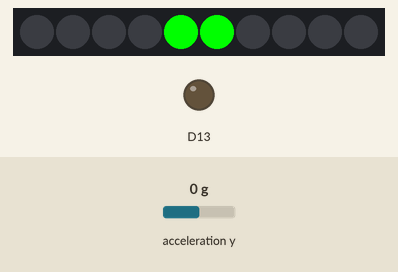
The sketch below on a simulated Adafruit Circuit Playground Express. Parts: 10 RGB LEDs in strip order, left to right, output pins drawn as LEDs (lit = HIGH). The test bench sets the inputs (shaded band); at power-on: acceleration y 0 g.

Above: at 1.2 s.
1.3 s: acceleration y set to -1.4 g
At 1.6 s:
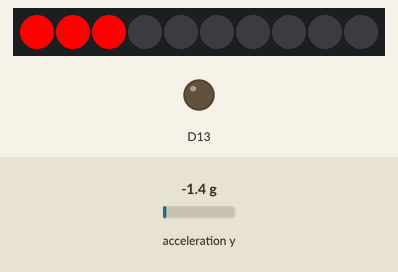
4.3 s: acceleration y set to 0.8 g
At 4.7 s:
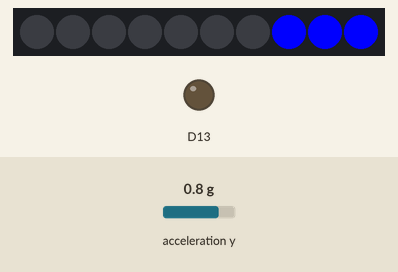
7.3 s: acceleration y set to 0 g
At 7.8 s:
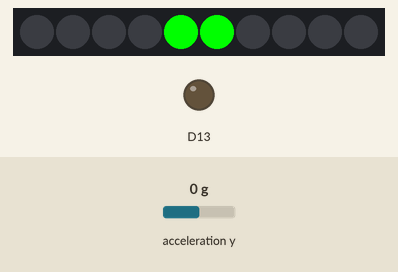
8.8 s: acceleration y set to -0.8 g
At 9.1 s:
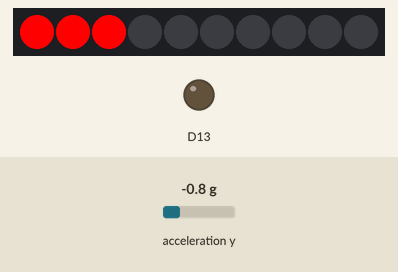
11.8 s: acceleration y set to 1.4 g
At 12.2 s:
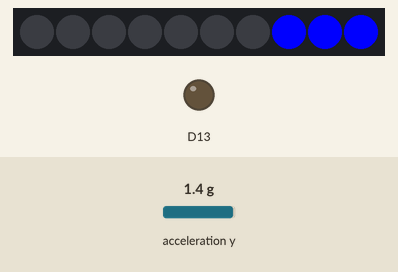
Timing chart, 0 to 14.8 s (numbered marks = the images above; inputs shaded):
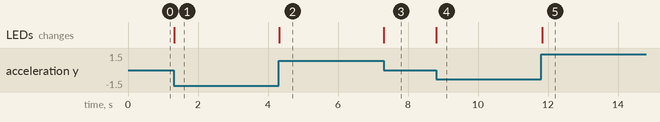

The sketch:

led_pendulum.ino
```cpp
// (licence header left out)
#include <Adafruit_CircuitPlayground.h>

#define Y //capital X, Y or Z, this is the direction you will be swinging (see the markings by your board's accelerometer).
#define THRESHOLD 0.3

void setup() {
  CircuitPlayground.begin();
  CircuitPlayground.setBrightness(255);
  CircuitPlayground.clearPixels();
}

void loop() {
  float motion =
    #if defined(X)
      CircuitPlayground.motionX();
    #elif defined(Y)
      -CircuitPlayground.motionY();
    #elif defined(Z)
      CircuitPlayground.motionZ();
    #else
      #error No valid axis specified.
    #endif

  CircuitPlayground.clearPixels();
  if(motion > THRESHOLD) for(int i = 0; i < 3; i++)
    CircuitPlayground.setPixelColor(i, 255, 0, 0);
  else if(motion < -THRESHOLD) for(int i = 7; i < 10; i++)
    CircuitPlayground.setPixelColor(i, 0, 0, 255);
  else for(int i = 4; i < 6; i++)
  CircuitPlayground.setPixelColor(i, 0, 255, 0);
}
```

Measured:
- after the input at 1.3 s, the LEDs: change at once (image 1)
- after the input at 4.3 s, the LEDs: change at once (image 2)
- after the input at 7.3 s, the LEDs: change at once (image 3)
- after the input at 8.8 s, the LEDs: change at once (image 4)
- after the input at 11.8 s, the LEDs: change at once (image 5)
